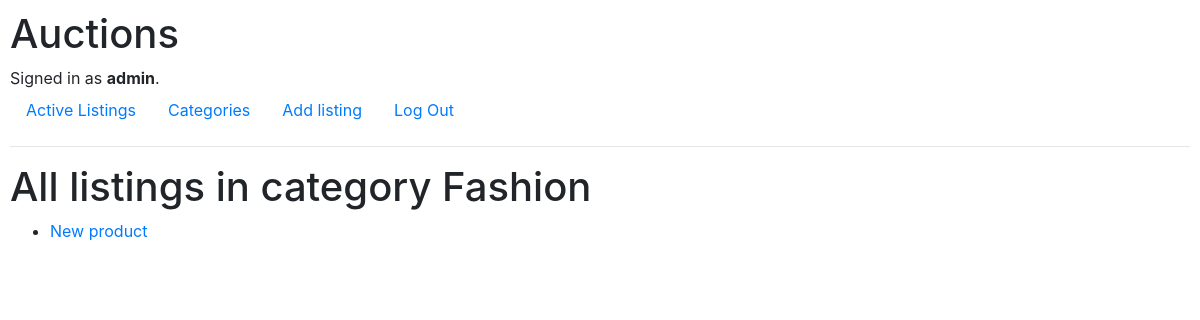
Screenshot of /category/1 (signed in) with the database file from the repository.
### auctions/models.py (models this page shows, shortened)
class User(AbstractUser):
    pass

class Category(models.Model):
    name = models.CharField(max_length=200, verbose_name="Category name")
    class Meta:
        verbose_name_plural = "Categories"
        verbose_name = "Category"
    def __str__(self):
        return self.name

class Listing(models.Model):
    title = models.CharField(max_length=200, verbose_name="Name")
    description = models.TextField(verbose_name="Description")
    starting_bid = models.IntegerField(verbose_name="Starting bid")
    image = models.ImageField(upload_to="images/", blank=True, verbose_name="Image")
    category = models.ForeignKey(Category, blank=True, on_delete=models.CASCADE)

### auctions/views.py (the view)
# urls.py: path("category/<int:pk>", views.category_listings, name="category"),
def category_listings(request, pk):
    listings = Listing.objects.filter(category=pk)
    category = Category.objects.get(pk=pk)
    return render(request, "auctions/category.html", {"listings": listings, "category": category})

### auctions/templates/auctions/category.html
{% extends "auctions/layout.html" %}
{% block body %}
<h1>All listings in category {{ category }}</h1>
<ul>
    {% for listing in listings %}
    <li> <a href="{% url 'listing_details' listing.id %}">{{ listing.title }}</a></li>
    {% endfor %}
</ul>
{% endblock %}

### auctions/templates/auctions/layout.html (shortened to what this page needs)
{% load static %}
<!DOCTYPE html>
<html lang="en">
    <head>
        <link rel="stylesheet" href="https://stackpath.bootstrapcdn.com/bootstrap/4.4.1/css/bootstrap.min.css">
        <link href="{% static 'auctions/styles.css' %}" rel="stylesheet">
    </head>
    <body>
        <h1>Auctions</h1>
        <div>
            {% if user.is_authenticated %}
                Signed in as <strong>{{ user.username }}</strong>.
            {% else %}
                Not signed in.
            {% endif %}
        </div>
        <ul class="nav">
            <li class="nav-item">
                <a class="nav-link" href="{% url 'index' %}">Active Listings</a>
            </li>
            <li class="nav-item">
                <a class="nav-link" href="{% url 'categories' %}">Categories</a>
            </li>
            {% if user.is_authenticated %}
                <li class="nav-item">
                    <a class="nav-link" href="{% url 'add_listing' %}">Add listing</a>
                </li>
                <li class="nav-item">
                    <a class="nav-link" href="{% url 'logout' %}">Log Out</a>
                </li>
            {% endif %}
        </ul>
        <hr>
        {% block body %}
        {% endblock %}
    </body>
</html>

### auctions/static/auctions/styles.css (style rules this page uses)
body { padding: 10px; }

### rows the page displays
User: username "admin"
Category: name "Fashion"
Listing: title "New product"
